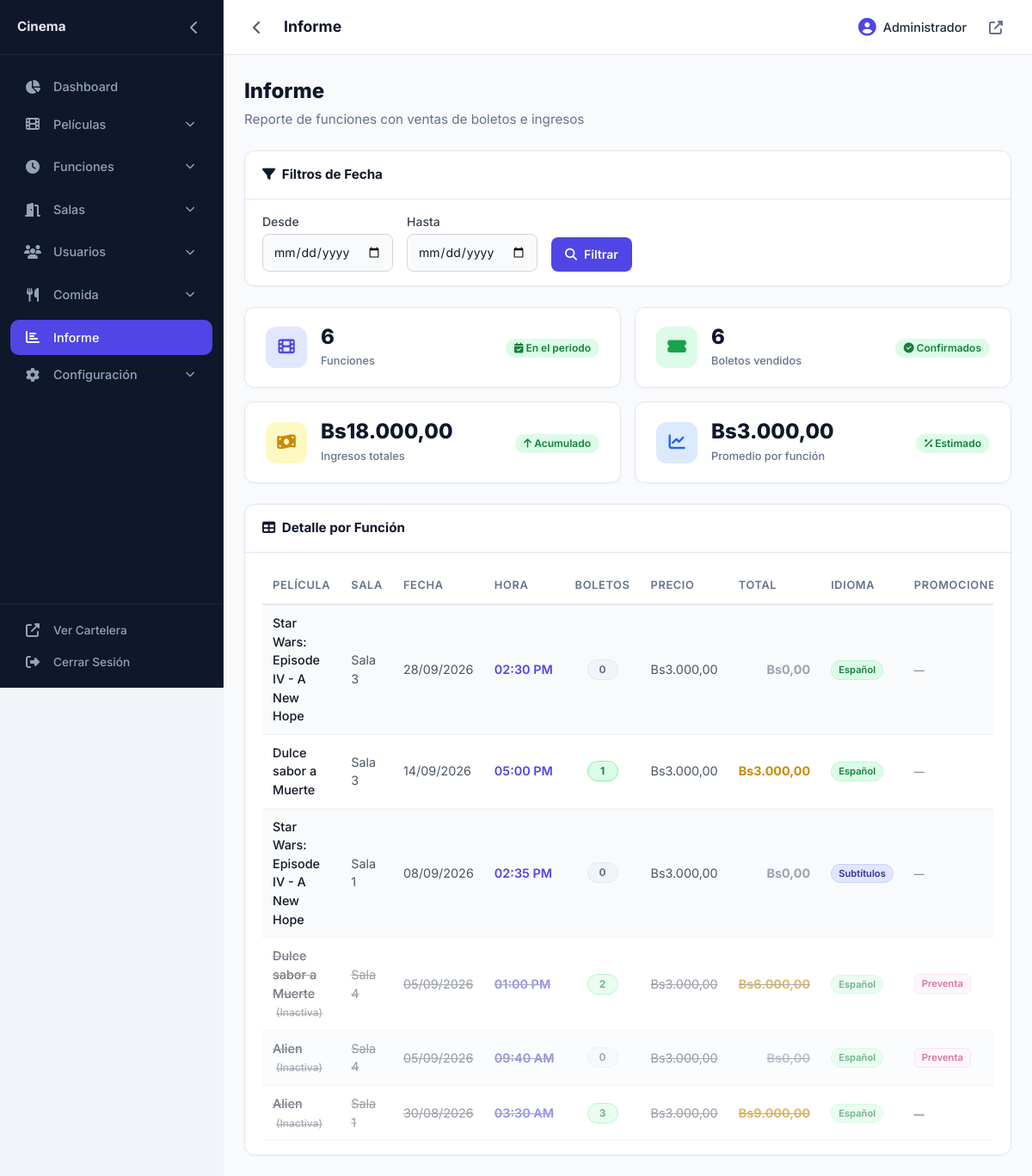
The app's page /admin/index.php?tab=report (signed in) with its own data.
### tables this page shows
CREATE TABLE `showtimes` (
  `id` int(11) NOT NULL,
  `movie_id` int(11) NOT NULL,
  `room_id` int(11) NOT NULL,
  `show_date` date NOT NULL,
  `show_time` time NOT NULL,
  `price` decimal(10,2) NOT NULL,
  `price_adult` decimal(10,2) NOT NULL DEFAULT 0.00,
  `price_child` decimal(10,2) NOT NULL DEFAULT 0.00,
  `price_senior` decimal(10,2) NOT NULL DEFAULT 0.00,
  `enable_child_price` tinyint(1) NOT NULL DEFAULT 1,
  `enable_senior_price` tinyint(1) NOT NULL DEFAULT 1,
  `half_price_monday` tinyint(1) DEFAULT 0,
  `promotions` varchar(255) DEFAULT NULL,
  `language` varchar(20) DEFAULT 'español',
  `format` varchar(20) DEFAULT NULL,
  `is_active` tinyint(1) DEFAULT 1,
  `created_at` timestamp NULL DEFAULT current_timestamp()
);

CREATE TABLE `rooms` (
  `id` int(11) NOT NULL,
  `name` varchar(50) NOT NULL,
  `capacity` int(11) NOT NULL DEFAULT 50,
  `description` text DEFAULT NULL,
  `seat_layout` longtext DEFAULT NULL CHECK (json_valid(`seat_layout`)),
  `aisle_config` longtext DEFAULT NULL CHECK (json_valid(`aisle_config`)),
  `is_active` tinyint(1) DEFAULT 1,
  `created_at` timestamp NULL DEFAULT current_timestamp()
);

### app/Helpers/site.php (called while the page is built, shortened)
<?php
function getSiteConfig($pdo)
{
    static $config = null;
    if ($config !== null) {
        return $config;
    }
    $defaults = [
        'site_name' => 'Cinema Pro',
        'site_logo' => '',
        'footer_logo' => '',
        'site_favicon' => '',
        'timezone' => 'America/Caracas',
        'footer_copyright' => '© ' . date('Y') . ' Cinema. Todos los derechos reservados.',
        'company_rif' => '',
        'currency_symbol' => '$',
        'currency_position' => 'left',
        'thousands_separator' => '.',
        'decimal_separator' => ',',
        'decimal_places' => '2',
        'address' => '',
        'phone' => '',
        'email' => '',
        'instagram' => '',
        'facebook' => '',
        'twitter' => '',
        'telegram' => '',
        'whatsapp' => ''
    ];
    try {
        $stmt = $pdo->query("SELECT key_name, value FROM site_config");
        $rows = $stmt->fetchAll();
        $config = [];
        foreach ($rows as $row) {
            $config[$row['key_name']] = $row['value'];
        }
        foreach ($defaults as $key => $default_value) {
            if (!isset($config[$key]) || $config[$key] === '') {
                $config[$key] = $default_value;
            }
        }
        return $config;
    } catch (PDOException $e) {
        error_log("Error cargando configuración del sitio: " . $e->getMessage());
        return $defaults;
    }
}

### app/Helpers/formats.php (called while the page is built, shortened)
<?php
function formatCurrency($amount, $config = null)
{
    $symbol = $config['currency_symbol'] ?? '$';
    $position = $config['currency_position'] ?? 'left';
    $thousands = $config['thousands_separator'] ?? '.';
    $decimal = $config['decimal_separator'] ?? ',';
    $decimals = intval($config['decimal_places'] ?? 2);
    $formatted = number_format($amount, $decimals, $decimal, $thousands);
    return $position === 'right' ? $formatted . ' ' . $symbol : $symbol . $formatted;
}
function formatTimeVenezuela($time)
{
    return date('h:i A', strtotime($time));
}
function formatDateShort($date)
{
    return date('d/m/Y', strtotime($date));
}

### admin/modules/report/report.php (the view, shortened to what this page needs)
<?php
$report_start_date = isset($_GET['report_start_date']) ? trim($_GET['report_start_date']) : '';
$report_end_date = isset($_GET['report_end_date']) ? trim($_GET['report_end_date']) : '';
$report_sql = "
    SELECT
        s.id as showtime_id,
        COALESCE(m.title, 'Película eliminada') as movie_title,
        r.name as room_name,
        s.show_date, s.show_time, m.duration,
        DATE_ADD(CONCAT(s.show_date, ' ', s.show_time), INTERVAL m.duration MINUTE) as end_time,
        (SELECT COUNT(*) FROM tickets t WHERE t.showtime_id = s.id AND t.status = 'confirmed') +
        (SELECT COALESCE(SUM(ticket_count), 0) FROM ticket_logs tl WHERE tl.showtime_id = s.id) as tickets_sold,
        (SELECT COALESCE(SUM(t.price_paid), 0) FROM tickets t WHERE t.showtime_id = s.id AND t.status = 'confirmed') +
        (SELECT COALESCE(SUM(tl.ticket_count * s.price), 0) FROM ticket_logs tl WHERE tl.showtime_id = s.id) as total_revenue,
        s.price as original_price, s.half_price_monday, s.promotions, s.is_active, s.language
    FROM showtimes s
    LEFT JOIN movies m ON s.movie_id = m.id
    JOIN rooms r ON s.room_id = r.id
    WHERE 1=1
";
$params = [];
$report_sql .= " GROUP BY s.id ORDER BY s.show_date DESC, s.show_time DESC";
try {
    $stmt = $pdo->prepare($report_sql);
    $stmt->execute($params);
    $report_rows = $stmt->fetchAll();
} catch (PDOException $e) {
    error_log("Error al consultar informe: " . $e->getMessage());
    echo '<div class="admin-alert admin-alert-error"><i class="fas fa-exclamation-circle"></i> Error al cargar el informe. Por favor, intente nuevamente.</div>';
    return;
}
$has_filter = !empty($report_start_date) || !empty($report_end_date);
$report_total_tickets = 0;
$report_total_revenue = 0;
foreach ($report_rows as $h) {
    $report_total_tickets += $h['tickets_sold'];
    $report_total_revenue += $h['total_revenue'];
}
$report_average = count($report_rows) > 0 ? $report_total_revenue / count($report_rows) : 0;
?>
<div class="admin-content-header">
    <h1 class="admin-content-title">Informe</h1>
    <p class="admin-content-subtitle">Reporte de funciones con ventas de boletos e ingresos</p>
</div>
<div class="admin-card">
    <div class="admin-card-header">
        <h3 class="admin-card-title"><i class="fas fa-filter mr-1"></i> Filtros de Fecha</h3>
    </div>
    <div class="admin-card-body">
        <form method="GET" class="flex flex-wrap gap-4 items-end">
            <div>
                <label class="block text-sm font-medium text-gray-700 mb-1">Desde</label>
                <input type="date" name="report_start_date" value="<?= htmlspecialchars($report_start_date) ?>"
                       class="w-full bg-gray-50 border border-gray-300 rounded-lg px-3 py-2.5 text-gray-900 focus:ring-2 focus:ring-indigo-500 focus:border-indigo-500 text-sm">
            </div>
            <div>
                <label class="block text-sm font-medium text-gray-700 mb-1">Hasta</label>
                <input type="date" name="report_end_date" value="<?= htmlspecialchars($report_end_date) ?>"
                       class="w-full bg-gray-50 border border-gray-300 rounded-lg px-3 py-2.5 text-gray-900 focus:ring-2 focus:ring-indigo-500 focus:border-indigo-500 text-sm">
            </div>
            <button type="submit" class="inline-flex items-center gap-2 bg-indigo-600 hover:bg-indigo-700 text-white font-semibold py-2.5 px-4 rounded-lg transition-colors text-sm">
                <i class="fas fa-search"></i> Filtrar
            </button>
        </form>
    </div>
</div>
<div class="grid grid-cols-1 sm:grid-cols-2 gap-4 my-6">
    <div class="stat-card">
        <div class="stat-card-icon bg-indigo-100 text-indigo-600">
            <i class="fas fa-film"></i>
        </div>
        <div class="stat-card-info">
            <span class="stat-card-value"><?= count($report_rows) ?></span>
            <span class="stat-card-label">Funciones</span>
        </div>
        <div class="stat-card-change positive">
            <i class="fas fa-calendar-check"></i> En el periodo
        </div>
    </div>
    <div class="stat-card">
        <div class="stat-card-icon bg-green-100 text-green-600">
            <i class="fas fa-ticket-alt"></i>
        </div>
        <div class="stat-card-info">
            <span class="stat-card-value"><?= number_format($report_total_tickets) ?></span>
            <span class="stat-card-label">Boletos vendidos</span>
        </div>
        <div class="stat-card-change positive">
            <i class="fas fa-check-circle"></i> Confirmados
        </div>
    </div>
    <div class="stat-card">
        <div class="stat-card-icon bg-yellow-100 text-yellow-600">
            <i class="fas fa-money-bill-wave"></i>
        </div>
        <div class="stat-card-info">
            <span class="stat-card-value"><?= formatCurrency($report_total_revenue, $siteConfig) ?></span>
            <span class="stat-card-label">Ingresos totales</span>
        </div>
        <div class="stat-card-change positive">
            <i class="fas fa-arrow-up"></i> Acumulado
        </div>
    </div>
    <div class="stat-card">
        <div class="stat-card-icon bg-blue-100 text-blue-600">
            <i class="fas fa-chart-line"></i>
        </div>
        <div class="stat-card-info">
            <span class="stat-card-value"><?= formatCurrency($report_average, $siteConfig) ?></span>
            <span class="stat-card-label">Promedio por función</span>
        </div>
        <div class="stat-card-change positive">
            <i class="fas fa-percentage"></i> Estimado
        </div>
    </div>
</div>
<div class="admin-card">
    <div class="admin-card-header">
        <h3 class="admin-card-title"><i class="fas fa-table mr-1"></i> Detalle por Función</h3>
    </div>
    <div class="admin-card-body">
        <div class="overflow-x-auto">
            <?php if (empty($report_rows)): ?>
                <div class="text-center py-12 text-gray-500">
                    <p class="text-4xl mb-2">📭</p>
                    <p>No hay funciones registradas<?= $has_filter ? ' en el período seleccionado' : '' ?>.</p>
                </div>
            <?php else: ?>
                <table class="admin-table">
                    <thead>
                        <tr>
                            <th>Película</th>
                            <th>Sala</th>
                            <th>Fecha</th>
                            <th>Hora</th>
                            <th class="text-center">Boletos</th>
                            <th class="text-right">Precio</th>
                            <th class="text-right">Total</th>
                            <th>Idioma</th>
                            <th>Promociones</th>
                        </tr>
                    </thead>
                    <tbody>
                        <?php $rowIndex = 0; ?>
                        <?php foreach ($report_rows as $h):
                            $promotions = $h['promotions'] ? explode(',', $h['promotions']) : [];
                            $promo_labels = [];
                            if (in_array('preventa', $promotions)) $promo_labels[] = 'Preventa';
                            $display_price = $h['half_price_monday'] ? $h['original_price'] / 2 : $h['original_price'];
                            $has_tickets = $h['tickets_sold'] > 0;
                            $is_deleted = $h['movie_title'] == 'Película eliminada';
                            $movie_exists = $h['movie_title'] !== null && !$is_deleted;
                            $language = $h['language'] ?? 'español';
                            $lang_label = $language == 'español' ? 'Español' : 'Subtítulos';
                            $lang_class = $language == 'español' ? 'espanol' : 'subtitulos';
                        ?>
                            <tr class="<?= $rowIndex % 2 === 0 ? 'row-even' : 'row-odd' ?> <?= $h['is_active'] == 0 ? 'showtime-inactive' : '' ?>">
                                <td class="font-medium <?= $movie_exists ? 'text-gray-900' : 'movie-deleted' ?>">
                                    <?= htmlspecialchars($h['movie_title']) ?>
                                    <?php if ($h['is_active'] == 0): ?><span class="text-xs text-gray-500 ml-1">(Inactiva)</span><?php endif; ?>
                                </td>
                                <td class="text-gray-600"><?= htmlspecialchars($h['room_name']) ?></td>
                                <td class="text-gray-600"><?= formatDateShort($h['show_date']) ?></td>
                                <td class="font-semibold text-indigo-600 time-display"><?= formatTimeVenezuela($h['show_time']) ?></td>
                                <td class="text-center">
                                    <span class="tickets-sold-badge <?= $has_tickets ? 'sold' : 'none' ?>">
                                        <?= number_format($h['tickets_sold']) ?>
                                    </span>
                                </td>
                                <td class="text-right text-gray-600"><?= formatCurrency($display_price, $siteConfig) ?></td>
                                <td class="text-right font-bold <?= $h['total_revenue'] > 0 ? 'text-yellow-600' : 'text-gray-400' ?>">
                                    <?= formatCurrency($h['total_revenue'], $siteConfig) ?>
                                </td>
                                <td><span class="language-badge <?= $lang_class ?>"><?= $lang_label ?></span></td>
                                <td>
                                    <?php foreach ($promo_labels as $label): ?>
                                        <span class="promotion-tag <?= strpos($label, 'Lunes') !== false ? 'lunes' : 'preventa' ?>"><?= $label ?></span>
                                    <?php endforeach; ?>
                                    <?php if (empty($promo_labels)): ?><span class="text-gray-500 text-xs">—</span><?php endif; ?>
                                </td>
                            </tr>
                            <?php $rowIndex++; ?>
                        <?php endforeach; ?>
                    </tbody>
                </table>
            <?php endif; ?>
        </div>
    </div>
</div>

### records on screen
showtimes: movie_title "Star Wars: Episode IV - A New Hope", room.name "Sala 3", show_date "28/09/2026", show_time "02:30 PM", tickets_sold "0", formatCurrency($display_price, $siteConfig) "Bs3.000,00", total_revenue "Bs0,00", language "Español"
showtimes: movie_title "Dulce sabor a Muerte", room.name "Sala 3", show_date "14/09/2026", show_time "05:00 PM", tickets_sold "1", formatCurrency($display_price, $siteConfig) "Bs3.000,00", total_revenue "Bs3.000,00", language "Español"
showtimes: movie_title "Star Wars: Episode IV - A New Hope", room.name "Sala 1", show_date "08/09/2026", show_time "02:35 PM", tickets_sold "0", formatCurrency($display_price, $siteConfig) "Bs3.000,00", total_revenue "Bs0,00", language "Subtítulos"
showtimes: movie_title "Dulce sabor a Muerte", is_active "(Inactiva)", room.name "Sala 4", show_date "05/09/2026", show_time "01:00 PM", tickets_sold "2", formatCurrency($display_price, $siteConfig) "Bs3.000,00", total_revenue "Bs6.000,00", language "Español", label "Preventa"
showtimes: movie_title "Alien", is_active "(Inactiva)", room.name "Sala 4", show_date "05/09/2026", show_time "09:40 AM", tickets_sold "0", formatCurrency($display_price, $siteConfig) "Bs3.000,00", total_revenue "Bs0,00", language "Español", label "Preventa"
showtimes: movie_title "Alien", is_active "(Inactiva)", room.name "Sala 1", show_date "30/08/2026", show_time "03:30 AM", tickets_sold "3", formatCurrency($display_price, $siteConfig) "Bs3.000,00", total_revenue "Bs9.000,00", language "Español"

### other values on screen
$siteName "Cinema"
$_SESSION['user_name'] "Administrador"
count($report_rows) "6"
$report_total_tickets "6"
formatCurrency($report_total_revenue, $siteConfig) "Bs18.000,00"
formatCurrency($report_average, $siteConfig) "Bs3.000,00"
